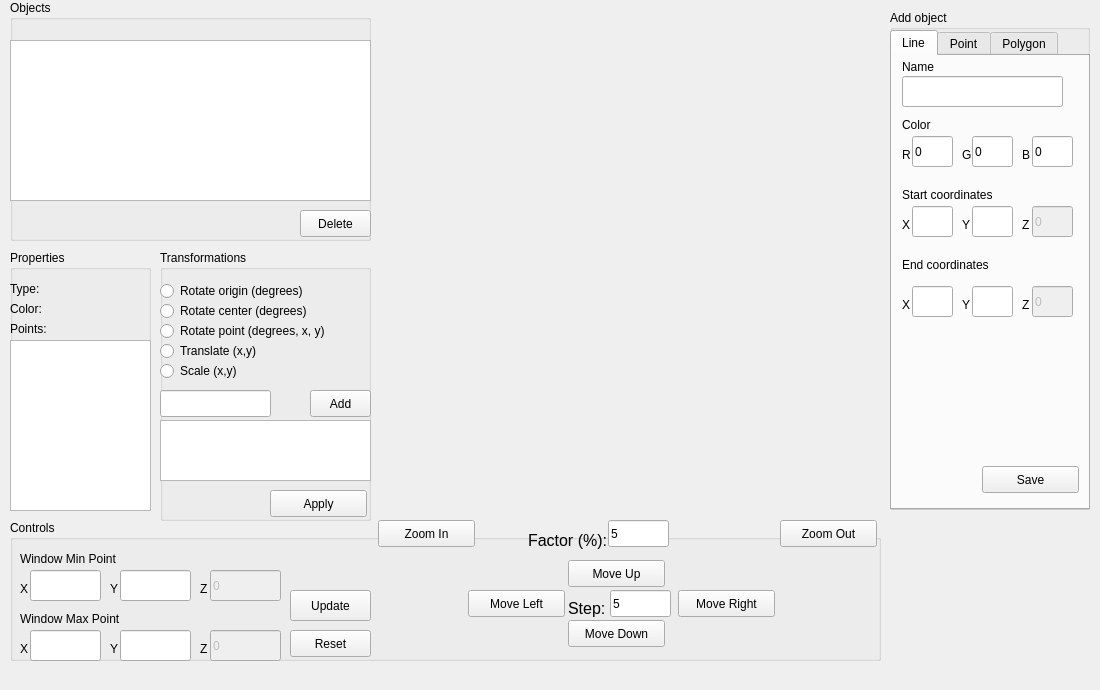
<?xml version="1.0" encoding="UTF-8"?>
<ui version="4.0">
 <class>MainWindow</class>
 <widget class="QMainWindow" name="MainWindow">
  <property name="geometry">
   <rect>
    <x>0</x>
    <y>0</y>
    <width>1100</width>
    <height>690</height>
   </rect>
  </property>
  <property name="windowTitle">
   <string>MainWindow</string>
  </property>
  <widget class="QWidget" name="centralWidget">
   <widget class="QGroupBox" name="groupBox">
    <property name="geometry">
     <rect>
      <x>10</x>
      <y>0</y>
      <width>361</width>
      <height>241</height>
     </rect>
    </property>
    <property name="title">
     <string>Objects</string>
    </property>
    <widget class="QListView" name="objectsListView">
     <property name="geometry">
      <rect>
       <x>0</x>
       <y>40</y>
       <width>361</width>
       <height>161</height>
      </rect>
     </property>
    </widget>
    <widget class="QPushButton" name="deleteButton">
     <property name="geometry">
      <rect>
       <x>290</x>
       <y>210</y>
       <width>71</width>
       <height>27</height>
      </rect>
     </property>
     <property name="text">
      <string>Delete</string>
     </property>
    </widget>
   </widget>
   <widget class="Canhamo" name="widgetCanhamo" native="true">
    <property name="geometry">
     <rect>
      <x>380</x>
      <y>10</y>
      <width>500</width>
      <height>500</height>
     </rect>
    </property>
   </widget>
   <widget class="QGroupBox" name="groupBox_4">
    <property name="geometry">
     <rect>
      <x>10</x>
      <y>520</y>
      <width>871</width>
      <height>141</height>
     </rect>
    </property>
    <property name="title">
     <string>Controls</string>
    </property>
    <widget class="QLabel" name="label_21">
     <property name="geometry">
      <rect>
       <x>10</x>
       <y>120</y>
       <width>16</width>
       <height>17</height>
      </rect>
     </property>
     <property name="text">
      <string>X</string>
     </property>
    </widget>
    <widget class="QLabel" name="label_19">
     <property name="geometry">
      <rect>
       <x>100</x>
       <y>120</y>
       <width>16</width>
       <height>17</height>
      </rect>
     </property>
     <property name="text">
      <string>Y</string>
     </property>
    </widget>
    <widget class="QPushButton" name="moveRightButton">
     <property name="geometry">
      <rect>
       <x>668</x>
       <y>70</y>
       <width>97</width>
       <height>27</height>
      </rect>
     </property>
     <property name="text">
      <string>Move Right</string>
     </property>
    </widget>
    <widget class="QPushButton" name="moveDownButton">
     <property name="geometry">
      <rect>
       <x>558</x>
       <y>100</y>
       <width>97</width>
       <height>27</height>
      </rect>
     </property>
     <property name="text">
      <string>Move Down</string>
     </property>
    </widget>
    <widget class="QLabel" name="label_16">
     <property name="geometry">
      <rect>
       <x>10</x>
       <y>60</y>
       <width>16</width>
       <height>17</height>
      </rect>
     </property>
     <property name="text">
      <string>X</string>
     </property>
    </widget>
    <widget class="QPushButton" name="moveLeftButton">
     <property name="geometry">
      <rect>
       <x>458</x>
       <y>70</y>
       <width>97</width>
       <height>27</height>
      </rect>
     </property>
     <property name="text">
      <string>Move Left</string>
     </property>
    </widget>
    <widget class="QLineEdit" name="windowMaxZ">
     <property name="enabled">
      <bool>false</bool>
     </property>
     <property name="geometry">
      <rect>
       <x>200</x>
       <y>110</y>
       <width>71</width>
       <height>31</height>
      </rect>
     </property>
     <property name="text">
      <string>0</string>
     </property>
    </widget>
    <widget class="QLineEdit" name="windowMinZ">
     <property name="enabled">
      <bool>false</bool>
     </property>
     <property name="geometry">
      <rect>
       <x>200</x>
       <y>50</y>
       <width>71</width>
       <height>31</height>
      </rect>
     </property>
     <property name="text">
      <string>0</string>
     </property>
    </widget>
    <widget class="QLabel" name="label_18">
     <property name="geometry">
      <rect>
       <x>10</x>
       <y>90</y>
       <width>151</width>
       <height>17</height>
      </rect>
     </property>
     <property name="text">
      <string>Window Max Point</string>
     </property>
    </widget>
    <widget class="QLabel" name="label_17">
     <property name="geometry">
      <rect>
       <x>10</x>
       <y>30</y>
       <width>151</width>
       <height>17</height>
      </rect>
     </property>
     <property name="text">
      <string>Window Min Point</string>
     </property>
    </widget>
    <widget class="QPushButton" name="updateWindowButton">
     <property name="geometry">
      <rect>
       <x>280</x>
       <y>70</y>
       <width>81</width>
       <height>31</height>
      </rect>
     </property>
     <property name="text">
      <string>Update</string>
     </property>
    </widget>
    <widget class="QLineEdit" name="windowMinX">
     <property name="geometry">
      <rect>
       <x>20</x>
       <y>50</y>
       <width>71</width>
       <height>31</height>
      </rect>
     </property>
    </widget>
    <widget class="QLineEdit" name="windowMaxY">
     <property name="geometry">
      <rect>
       <x>110</x>
       <y>110</y>
       <width>71</width>
       <height>31</height>
      </rect>
     </property>
    </widget>
    <widget class="QPushButton" name="resetWindowButton">
     <property name="geometry">
      <rect>
       <x>280</x>
       <y>110</y>
       <width>81</width>
       <height>27</height>
      </rect>
     </property>
     <property name="text">
      <string>Reset</string>
     </property>
    </widget>
    <widget class="QPushButton" name="moveUpButton">
     <property name="geometry">
      <rect>
       <x>558</x>
       <y>40</y>
       <width>97</width>
       <height>27</height>
      </rect>
     </property>
     <property name="text">
      <string>Move Up</string>
     </property>
    </widget>
    <widget class="QLabel" name="label_15">
     <property name="geometry">
      <rect>
       <x>190</x>
       <y>60</y>
       <width>16</width>
       <height>17</height>
      </rect>
     </property>
     <property name="text">
      <string>Z</string>
     </property>
    </widget>
    <widget class="QLabel" name="label_12">
     <property name="geometry">
      <rect>
       <x>558</x>
       <y>80</y>
       <width>41</width>
       <height>17</height>
      </rect>
     </property>
     <property name="font">
      <font>
       <pointsize>12</pointsize>
      </font>
     </property>
     <property name="text">
      <string>Step:</string>
     </property>
    </widget>
    <widget class="QLineEdit" name="moveStep">
     <property name="geometry">
      <rect>
       <x>600</x>
       <y>70</y>
       <width>61</width>
       <height>27</height>
      </rect>
     </property>
     <property name="text">
      <string>5</string>
     </property>
    </widget>
    <widget class="QLineEdit" name="windowMaxX">
     <property name="geometry">
      <rect>
       <x>20</x>
       <y>110</y>
       <width>71</width>
       <height>31</height>
      </rect>
     </property>
    </widget>
    <widget class="QLabel" name="label_14">
     <property name="geometry">
      <rect>
       <x>100</x>
       <y>60</y>
       <width>16</width>
       <height>17</height>
      </rect>
     </property>
     <property name="text">
      <string>Y</string>
     </property>
    </widget>
    <widget class="QLabel" name="label_20">
     <property name="geometry">
      <rect>
       <x>190</x>
       <y>120</y>
       <width>16</width>
       <height>17</height>
      </rect>
     </property>
     <property name="text">
      <string>Z</string>
     </property>
    </widget>
    <widget class="QLineEdit" name="windowMinY">
     <property name="geometry">
      <rect>
       <x>110</x>
       <y>50</y>
       <width>71</width>
       <height>31</height>
      </rect>
     </property>
    </widget>
    <widget class="QLabel" name="label_13">
     <property name="geometry">
      <rect>
       <x>518</x>
       <y>10</y>
       <width>81</width>
       <height>20</height>
      </rect>
     </property>
     <property name="font">
      <font>
       <pointsize>12</pointsize>
      </font>
     </property>
     <property name="text">
      <string>Factor (%):</string>
     </property>
    </widget>
    <widget class="QLineEdit" name="zoomFactor">
     <property name="geometry">
      <rect>
       <x>598</x>
       <y>0</y>
       <width>61</width>
       <height>27</height>
      </rect>
     </property>
     <property name="text">
      <string>5</string>
     </property>
    </widget>
    <widget class="QPushButton" name="zoomOutButton">
     <property name="geometry">
      <rect>
       <x>770</x>
       <y>0</y>
       <width>97</width>
       <height>27</height>
      </rect>
     </property>
     <property name="text">
      <string>Zoom Out</string>
     </property>
    </widget>
    <widget class="QPushButton" name="zoomInButton">
     <property name="geometry">
      <rect>
       <x>368</x>
       <y>0</y>
       <width>97</width>
       <height>27</height>
      </rect>
     </property>
     <property name="text">
      <string>Zoom In</string>
     </property>
    </widget>
   </widget>
   <widget class="QGroupBox" name="groupBox_2">
    <property name="geometry">
     <rect>
      <x>890</x>
      <y>10</y>
      <width>200</width>
      <height>500</height>
     </rect>
    </property>
    <property name="title">
     <string>Add object</string>
    </property>
    <widget class="QTabWidget" name="tabWidget">
     <property name="enabled">
      <bool>true</bool>
     </property>
     <property name="geometry">
      <rect>
       <x>0</x>
       <y>20</y>
       <width>200</width>
       <height>480</height>
      </rect>
     </property>
     <property name="whatsThis">
      <string/>
     </property>
     <property name="currentIndex">
      <number>0</number>
     </property>
     <widget class="QWidget" name="tab_1">
      <property name="enabled">
       <bool>true</bool>
      </property>
      <attribute name="title">
       <string>Line</string>
      </attribute>
      <widget class="QLineEdit" name="lineStartX">
       <property name="geometry">
        <rect>
         <x>20</x>
         <y>150</y>
         <width>41</width>
         <height>31</height>
        </rect>
       </property>
      </widget>
      <widget class="QLineEdit" name="lineStartY">
       <property name="geometry">
        <rect>
         <x>80</x>
         <y>150</y>
         <width>41</width>
         <height>31</height>
        </rect>
       </property>
      </widget>
      <widget class="QLineEdit" name="lineStartZ">
       <property name="enabled">
        <bool>false</bool>
       </property>
       <property name="geometry">
        <rect>
         <x>140</x>
         <y>150</y>
         <width>41</width>
         <height>31</height>
        </rect>
       </property>
       <property name="text">
        <string>0</string>
       </property>
      </widget>
      <widget class="QLabel" name="label_3">
       <property name="geometry">
        <rect>
         <x>10</x>
         <y>160</y>
         <width>16</width>
         <height>17</height>
        </rect>
       </property>
       <property name="text">
        <string>X</string>
       </property>
      </widget>
      <widget class="QLabel" name="label_4">
       <property name="geometry">
        <rect>
         <x>70</x>
         <y>160</y>
         <width>16</width>
         <height>17</height>
        </rect>
       </property>
       <property name="text">
        <string>Y</string>
       </property>
      </widget>
      <widget class="QLabel" name="label_5">
       <property name="geometry">
        <rect>
         <x>130</x>
         <y>160</y>
         <width>16</width>
         <height>17</height>
        </rect>
       </property>
       <property name="text">
        <string>Z</string>
       </property>
      </widget>
      <widget class="QLabel" name="label_6">
       <property name="geometry">
        <rect>
         <x>70</x>
         <y>240</y>
         <width>16</width>
         <height>17</height>
        </rect>
       </property>
       <property name="text">
        <string>Y</string>
       </property>
      </widget>
      <widget class="QLineEdit" name="lineEndZ">
       <property name="enabled">
        <bool>false</bool>
       </property>
       <property name="geometry">
        <rect>
         <x>140</x>
         <y>230</y>
         <width>41</width>
         <height>31</height>
        </rect>
       </property>
       <property name="text">
        <string>0</string>
       </property>
      </widget>
      <widget class="QLineEdit" name="lineEndY">
       <property name="geometry">
        <rect>
         <x>80</x>
         <y>230</y>
         <width>41</width>
         <height>31</height>
        </rect>
       </property>
      </widget>
      <widget class="QLabel" name="label_7">
       <property name="geometry">
        <rect>
         <x>10</x>
         <y>240</y>
         <width>16</width>
         <height>17</height>
        </rect>
       </property>
       <property name="text">
        <string>X</string>
       </property>
      </widget>
      <widget class="QLabel" name="label_8">
       <property name="geometry">
        <rect>
         <x>130</x>
         <y>240</y>
         <width>16</width>
         <height>17</height>
        </rect>
       </property>
       <property name="text">
        <string>Z</string>
       </property>
      </widget>
      <widget class="QLineEdit" name="lineEndX">
       <property name="geometry">
        <rect>
         <x>20</x>
         <y>230</y>
         <width>41</width>
         <height>31</height>
        </rect>
       </property>
      </widget>
      <widget class="QLabel" name="label">
       <property name="geometry">
        <rect>
         <x>10</x>
         <y>130</y>
         <width>151</width>
         <height>17</height>
        </rect>
       </property>
       <property name="text">
        <string>Start coordinates</string>
       </property>
      </widget>
      <widget class="QLabel" name="label_2">
       <property name="geometry">
        <rect>
         <x>10</x>
         <y>200</y>
         <width>121</width>
         <height>17</height>
        </rect>
       </property>
       <property name="text">
        <string>End coordinates</string>
       </property>
      </widget>
      <widget class="QPushButton" name="saveLineButton">
       <property name="geometry">
        <rect>
         <x>90</x>
         <y>410</y>
         <width>97</width>
         <height>27</height>
        </rect>
       </property>
       <property name="text">
        <string>Save</string>
       </property>
      </widget>
      <widget class="QLabel" name="label_11">
       <property name="geometry">
        <rect>
         <x>10</x>
         <y>0</y>
         <width>41</width>
         <height>21</height>
        </rect>
       </property>
       <property name="text">
        <string>Name</string>
       </property>
      </widget>
      <widget class="QLineEdit" name="lineName">
       <property name="geometry">
        <rect>
         <x>10</x>
         <y>20</y>
         <width>161</width>
         <height>31</height>
        </rect>
       </property>
      </widget>
      <widget class="QLabel" name="label_22">
       <property name="geometry">
        <rect>
         <x>10</x>
         <y>60</y>
         <width>131</width>
         <height>17</height>
        </rect>
       </property>
       <property name="text">
        <string>Color</string>
       </property>
      </widget>
      <widget class="QLineEdit" name="lineColorR">
       <property name="geometry">
        <rect>
         <x>20</x>
         <y>80</y>
         <width>41</width>
         <height>31</height>
        </rect>
       </property>
       <property name="text">
        <string>0</string>
       </property>
      </widget>
      <widget class="QLineEdit" name="lineColorG">
       <property name="geometry">
        <rect>
         <x>80</x>
         <y>80</y>
         <width>41</width>
         <height>31</height>
        </rect>
       </property>
       <property name="text">
        <string>0</string>
       </property>
      </widget>
      <widget class="QLabel" name="label_40">
       <property name="geometry">
        <rect>
         <x>10</x>
         <y>90</y>
         <width>16</width>
         <height>17</height>
        </rect>
       </property>
       <property name="text">
        <string>R</string>
       </property>
      </widget>
      <widget class="QLabel" name="label_41">
       <property name="geometry">
        <rect>
         <x>70</x>
         <y>90</y>
         <width>16</width>
         <height>17</height>
        </rect>
       </property>
       <property name="text">
        <string>G</string>
       </property>
      </widget>
      <widget class="QLineEdit" name="lineColorB">
       <property name="geometry">
        <rect>
         <x>140</x>
         <y>80</y>
         <width>41</width>
         <height>31</height>
        </rect>
       </property>
       <property name="text">
        <string>0</string>
       </property>
      </widget>
      <widget class="QLabel" name="label_42">
       <property name="geometry">
        <rect>
         <x>130</x>
         <y>90</y>
         <width>16</width>
         <height>17</height>
        </rect>
       </property>
       <property name="text">
        <string>B</string>
       </property>
      </widget>
     </widget>
     <widget class="QWidget" name="tab_3">
      <attribute name="title">
       <string>Point</string>
      </attribute>
      <widget class="QPushButton" name="savePointButton">
       <property name="geometry">
        <rect>
         <x>90</x>
         <y>410</y>
         <width>97</width>
         <height>27</height>
        </rect>
       </property>
       <property name="text">
        <string>Save</string>
       </property>
      </widget>
      <widget class="QLabel" name="label_29">
       <property name="geometry">
        <rect>
         <x>10</x>
         <y>130</y>
         <width>151</width>
         <height>17</height>
        </rect>
       </property>
       <property name="text">
        <string>Point coordinates</string>
       </property>
      </widget>
      <widget class="QLabel" name="label_30">
       <property name="geometry">
        <rect>
         <x>130</x>
         <y>160</y>
         <width>16</width>
         <height>17</height>
        </rect>
       </property>
       <property name="text">
        <string>Z</string>
       </property>
      </widget>
      <widget class="QLabel" name="label_31">
       <property name="geometry">
        <rect>
         <x>10</x>
         <y>160</y>
         <width>16</width>
         <height>17</height>
        </rect>
       </property>
       <property name="text">
        <string>X</string>
       </property>
      </widget>
      <widget class="QLabel" name="label_32">
       <property name="geometry">
        <rect>
         <x>70</x>
         <y>160</y>
         <width>16</width>
         <height>17</height>
        </rect>
       </property>
       <property name="text">
        <string>Y</string>
       </property>
      </widget>
      <widget class="QLineEdit" name="pointZ">
       <property name="enabled">
        <bool>false</bool>
       </property>
       <property name="geometry">
        <rect>
         <x>140</x>
         <y>150</y>
         <width>41</width>
         <height>31</height>
        </rect>
       </property>
       <property name="text">
        <string>0</string>
       </property>
      </widget>
      <widget class="QLineEdit" name="pointX">
       <property name="geometry">
        <rect>
         <x>20</x>
         <y>150</y>
         <width>41</width>
         <height>31</height>
        </rect>
       </property>
      </widget>
      <widget class="QLineEdit" name="pointY">
       <property name="geometry">
        <rect>
         <x>80</x>
         <y>150</y>
         <width>41</width>
         <height>31</height>
        </rect>
       </property>
      </widget>
      <widget class="QLabel" name="label_10">
       <property name="geometry">
        <rect>
         <x>10</x>
         <y>0</y>
         <width>41</width>
         <height>21</height>
        </rect>
       </property>
       <property name="text">
        <string>Name</string>
       </property>
      </widget>
      <widget class="QLineEdit" name="pointName">
       <property name="geometry">
        <rect>
         <x>10</x>
         <y>20</y>
         <width>161</width>
         <height>31</height>
        </rect>
       </property>
      </widget>
      <widget class="QLabel" name="label_23">
       <property name="geometry">
        <rect>
         <x>10</x>
         <y>60</y>
         <width>131</width>
         <height>17</height>
        </rect>
       </property>
       <property name="text">
        <string>Color</string>
       </property>
      </widget>
      <widget class="QLineEdit" name="pointColorB">
       <property name="geometry">
        <rect>
         <x>140</x>
         <y>80</y>
         <width>41</width>
         <height>31</height>
        </rect>
       </property>
       <property name="text">
        <string>0</string>
       </property>
      </widget>
      <widget class="QLineEdit" name="pointColorR">
       <property name="geometry">
        <rect>
         <x>20</x>
         <y>80</y>
         <width>41</width>
         <height>31</height>
        </rect>
       </property>
       <property name="text">
        <string>0</string>
       </property>
      </widget>
      <widget class="QLineEdit" name="pointColorG">
       <property name="geometry">
        <rect>
         <x>80</x>
         <y>80</y>
         <width>41</width>
         <height>31</height>
        </rect>
       </property>
       <property name="text">
        <string>0</string>
       </property>
      </widget>
      <widget class="QLabel" name="label_37">
       <property name="geometry">
        <rect>
         <x>130</x>
         <y>90</y>
         <width>16</width>
         <height>17</height>
        </rect>
       </property>
       <property name="text">
        <string>B</string>
       </property>
      </widget>
      <widget class="QLabel" name="label_38">
       <property name="geometry">
        <rect>
         <x>70</x>
         <y>90</y>
         <width>16</width>
         <height>17</height>
        </rect>
       </property>
       <property name="text">
        <string>G</string>
       </property>
      </widget>
      <widget class="QLabel" name="label_39">
       <property name="geometry">
        <rect>
         <x>10</x>
         <y>90</y>
         <width>16</width>
         <height>17</height>
        </rect>
       </property>
       <property name="text">
        <string>R</string>
       </property>
      </widget>
     </widget>
     <widget class="QWidget" name="tab_2">
      <attribute name="title">
       <string>Polygon</string>
      </attribute>
      <widget class="QPushButton" name="savePolygonButton">
       <property name="geometry">
        <rect>
         <x>90</x>
         <y>410</y>
         <width>97</width>
         <height>27</height>
        </rect>
       </property>
       <property name="text">
        <string>Save</string>
       </property>
      </widget>
      <widget class="QLabel" name="label_25">
       <property name="geometry">
        <rect>
         <x>10</x>
         <y>130</y>
         <width>151</width>
         <height>17</height>
        </rect>
       </property>
       <property name="text">
        <string>Point coordinates</string>
       </property>
      </widget>
      <widget class="QLabel" name="label_28">
       <property name="geometry">
        <rect>
         <x>130</x>
         <y>160</y>
         <width>16</width>
         <height>17</height>
        </rect>
       </property>
       <property name="text">
        <string>Z</string>
       </property>
      </widget>
      <widget class="QLabel" name="label_27">
       <property name="geometry">
        <rect>
         <x>10</x>
         <y>160</y>
         <width>16</width>
         <height>17</height>
        </rect>
       </property>
       <property name="text">
        <string>X</string>
       </property>
      </widget>
      <widget class="QLabel" name="label_26">
       <property name="geometry">
        <rect>
         <x>70</x>
         <y>160</y>
         <width>16</width>
         <height>17</height>
        </rect>
       </property>
       <property name="text">
        <string>Y</string>
       </property>
      </widget>
      <widget class="QLineEdit" name="polygonZ">
       <property name="enabled">
        <bool>false</bool>
       </property>
       <property name="geometry">
        <rect>
         <x>140</x>
         <y>150</y>
         <width>41</width>
         <height>31</height>
        </rect>
       </property>
       <property name="text">
        <string>0</string>
       </property>
      </widget>
      <widget class="QLineEdit" name="polygonX">
       <property name="geometry">
        <rect>
         <x>20</x>
         <y>150</y>
         <width>41</width>
         <height>31</height>
        </rect>
       </property>
      </widget>
      <widget class="QLineEdit" name="polygonY">
       <property name="geometry">
        <rect>
         <x>80</x>
         <y>150</y>
         <width>41</width>
         <height>31</height>
        </rect>
       </property>
      </widget>
      <widget class="QListView" name="pointsListView">
       <property name="geometry">
        <rect>
         <x>10</x>
         <y>250</y>
         <width>171</width>
         <height>141</height>
        </rect>
       </property>
      </widget>
      <widget class="QPushButton" name="addPolygonButton">
       <property name="geometry">
        <rect>
         <x>130</x>
         <y>190</y>
         <width>51</width>
         <height>31</height>
        </rect>
       </property>
       <property name="text">
        <string>Add</string>
       </property>
      </widget>
      <widget class="QLineEdit" name="polygonName">
       <property name="geometry">
        <rect>
         <x>10</x>
         <y>20</y>
         <width>171</width>
         <height>31</height>
        </rect>
       </property>
      </widget>
      <widget class="QLabel" name="label_9">
       <property name="geometry">
        <rect>
         <x>10</x>
         <y>0</y>
         <width>41</width>
         <height>21</height>
        </rect>
       </property>
       <property name="text">
        <string>Name</string>
       </property>
      </widget>
      <widget class="QLabel" name="label_24">
       <property name="geometry">
        <rect>
         <x>10</x>
         <y>60</y>
         <width>131</width>
         <height>17</height>
        </rect>
       </property>
       <property name="text">
        <string>Color</string>
       </property>
      </widget>
      <widget class="QLineEdit" name="polygonColorR">
       <property name="geometry">
        <rect>
         <x>20</x>
         <y>80</y>
         <width>41</width>
         <height>31</height>
        </rect>
       </property>
       <property name="text">
        <string>0</string>
       </property>
      </widget>
      <widget class="QLabel" name="label_33">
       <property name="geometry">
        <rect>
         <x>10</x>
         <y>230</y>
         <width>67</width>
         <height>17</height>
        </rect>
       </property>
       <property name="text">
        <string>Points</string>
       </property>
      </widget>
      <widget class="QLineEdit" name="polygonColorB">
       <property name="geometry">
        <rect>
         <x>140</x>
         <y>80</y>
         <width>41</width>
         <height>31</height>
        </rect>
       </property>
       <property name="text">
        <string>0</string>
       </property>
      </widget>
      <widget class="QLineEdit" name="polygonColorG">
       <property name="geometry">
        <rect>
         <x>80</x>
         <y>80</y>
         <width>41</width>
         <height>31</height>
        </rect>
       </property>
       <property name="text">
        <string>0</string>
       </property>
      </widget>
      <widget class="QLabel" name="label_34">
       <property name="geometry">
        <rect>
         <x>130</x>
         <y>90</y>
         <width>16</width>
         <height>17</height>
        </rect>
       </property>
       <property name="text">
        <string>B</string>
       </property>
      </widget>
      <widget class="QLabel" name="label_35">
       <property name="geometry">
        <rect>
         <x>70</x>
         <y>90</y>
         <width>16</width>
         <height>17</height>
        </rect>
       </property>
       <property name="text">
        <string>G</string>
       </property>
      </widget>
      <widget class="QLabel" name="label_36">
       <property name="geometry">
        <rect>
         <x>10</x>
         <y>90</y>
         <width>16</width>
         <height>17</height>
        </rect>
       </property>
       <property name="text">
        <string>R</string>
       </property>
      </widget>
     </widget>
    </widget>
   </widget>
   <widget class="QGroupBox" name="groupBox_3">
    <property name="geometry">
     <rect>
      <x>10</x>
      <y>250</y>
      <width>141</width>
      <height>261</height>
     </rect>
    </property>
    <property name="title">
     <string>Properties</string>
    </property>
    <widget class="QLabel" name="selectedObjTypeLabel">
     <property name="geometry">
      <rect>
       <x>0</x>
       <y>30</y>
       <width>51</width>
       <height>17</height>
      </rect>
     </property>
     <property name="text">
      <string>Type:</string>
     </property>
    </widget>
    <widget class="QLabel" name="selectedObjColorLabel">
     <property name="geometry">
      <rect>
       <x>0</x>
       <y>50</y>
       <width>41</width>
       <height>17</height>
      </rect>
     </property>
     <property name="text">
      <string>Color:</string>
     </property>
    </widget>
    <widget class="QListView" name="selectedObjPointsList">
     <property name="geometry">
      <rect>
       <x>0</x>
       <y>90</y>
       <width>141</width>
       <height>171</height>
      </rect>
     </property>
    </widget>
    <widget class="QLabel" name="selectedObjPoints">
     <property name="geometry">
      <rect>
       <x>0</x>
       <y>70</y>
       <width>51</width>
       <height>17</height>
      </rect>
     </property>
     <property name="text">
      <string>Points:</string>
     </property>
    </widget>
    <widget class="QLabel" name="selectedObjType">
     <property name="geometry">
      <rect>
       <x>60</x>
       <y>30</y>
       <width>81</width>
       <height>17</height>
      </rect>
     </property>
     <property name="text">
      <string/>
     </property>
    </widget>
    <widget class="QLabel" name="selectedObjColor">
     <property name="geometry">
      <rect>
       <x>50</x>
       <y>50</y>
       <width>81</width>
       <height>17</height>
      </rect>
     </property>
     <property name="text">
      <string/>
     </property>
    </widget>
   </widget>
   <widget class="QGroupBox" name="groupBox_5">
    <property name="geometry">
     <rect>
      <x>160</x>
      <y>250</y>
      <width>211</width>
      <height>271</height>
     </rect>
    </property>
    <property name="title">
     <string>Transformations</string>
    </property>
    <widget class="QRadioButton" name="transformRotateOrigin">
     <property name="geometry">
      <rect>
       <x>0</x>
       <y>30</y>
       <width>181</width>
       <height>22</height>
      </rect>
     </property>
     <property name="text">
      <string>Rotate origin (degrees)</string>
     </property>
    </widget>
    <widget class="QRadioButton" name="transformTranslate">
     <property name="geometry">
      <rect>
       <x>0</x>
       <y>90</y>
       <width>131</width>
       <height>22</height>
      </rect>
     </property>
     <property name="text">
      <string>Translate (x,y)</string>
     </property>
    </widget>
    <widget class="QListView" name="transformationsListView">
     <property name="geometry">
      <rect>
       <x>0</x>
       <y>170</y>
       <width>211</width>
       <height>61</height>
      </rect>
     </property>
    </widget>
    <widget class="QPushButton" name="transformationsApplyButton">
     <property name="geometry">
      <rect>
       <x>110</x>
       <y>240</y>
       <width>97</width>
       <height>27</height>
      </rect>
     </property>
     <property name="text">
      <string>Apply</string>
     </property>
    </widget>
    <widget class="QRadioButton" name="transformScale">
     <property name="geometry">
      <rect>
       <x>0</x>
       <y>110</y>
       <width>131</width>
       <height>22</height>
      </rect>
     </property>
     <property name="text">
      <string>Scale (x,y)</string>
     </property>
    </widget>
    <widget class="QPushButton" name="transformationAddButton">
     <property name="geometry">
      <rect>
       <x>150</x>
       <y>140</y>
       <width>61</width>
       <height>27</height>
      </rect>
     </property>
     <property name="text">
      <string>Add</string>
     </property>
    </widget>
    <widget class="QLineEdit" name="transformationParams">
     <property name="geometry">
      <rect>
       <x>0</x>
       <y>140</y>
       <width>111</width>
       <height>27</height>
      </rect>
     </property>
    </widget>
    <widget class="QRadioButton" name="transformRotateCenter">
     <property name="geometry">
      <rect>
       <x>0</x>
       <y>50</y>
       <width>191</width>
       <height>22</height>
      </rect>
     </property>
     <property name="text">
      <string>Rotate center (degrees)</string>
     </property>
    </widget>
    <widget class="QRadioButton" name="transformRotatePoint">
     <property name="geometry">
      <rect>
       <x>0</x>
       <y>70</y>
       <width>211</width>
       <height>22</height>
      </rect>
     </property>
     <property name="text">
      <string>Rotate point (degrees, x, y)</string>
     </property>
    </widget>
   </widget>
  </widget>
  <widget class="QMenuBar" name="menuBar">
   <property name="geometry">
    <rect>
     <x>0</x>
     <y>0</y>
     <width>1100</width>
     <height>25</height>
    </rect>
   </property>
  </widget>
 </widget>
 <layoutdefault spacing="6" margin="11"/>
 <customwidgets>
  <customwidget>
   <class>Canhamo</class>
   <extends>QWidget</extends>
   <header>forms/canhamo.h</header>
   <container>1</container>
  </customwidget>
 </customwidgets>
 <resources/>
 <connections/>
</ui>
